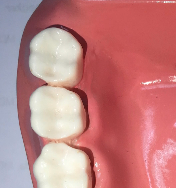
//> input picture idealteethstitch/imgs/1.png, 176 x 188 px
$ ./surfandflann   (built with g++ and OpenCV 4)
//> lines starting //> are read from the running program, lines starting //| are printed output that depends on the picture
/*
 * @file SURF_FlannMatcher
 * @brief SURF detector + descriptor + FLANN Matcher
 * @author A. Huaman
 */
#include <stdio.h>
#include <iostream>
#include <stdio.h>
#include <iostream>
#import <opencv2/opencv.hpp>
#include "opencv2/core.hpp"
#include "opencv2/features2d.hpp"
#include "opencv2/xfeatures2d.hpp"
#include "opencv2/imgcodecs.hpp"
#include "opencv2/highgui.hpp"

using namespace std;
using namespace cv;
using namespace cv::xfeatures2d;


/*
 * @function main
 * @brief Main function
 */
int main( int argc, char** argv )
{

    Mat img_object = imread( "/Users/annopkobhiran/Documents/Xcode/kmutt/testopencv/codes/idealteethstitch/imgs/1.png", IMREAD_GRAYSCALE );
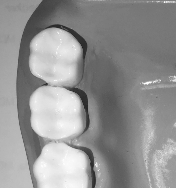
//> img_object: 188 rows x 176 cols, CV_8UC1; min 30, max 253, mean 148.1
    Mat img_scene = imread( "/Users/annopkobhiran/Documents/Xcode/kmutt/testopencv/codes/idealteethstitch/imgs/5.png", IMREAD_GRAYSCALE );
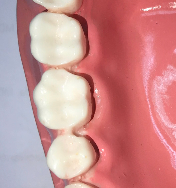
//> input picture idealteethstitch/imgs/5.png, 176 x 188 px
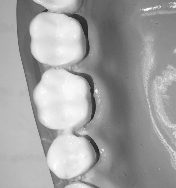
//> img_scene: 188 rows x 176 cols, CV_8UC1; min 37, max 253, mean 160.7
    if( !img_object.data || !img_scene.data )
    { std::cout<< " --(!) Error reading images " << std::endl;
        return -1;
    }

    //-- Step 1: Detect the keypoints using SURF Detector
    int minHessian = 400;
//> (the run ends here: the program stops with an error, at `Ptr<SURF> surf = SURF::create(minHessian);`)
